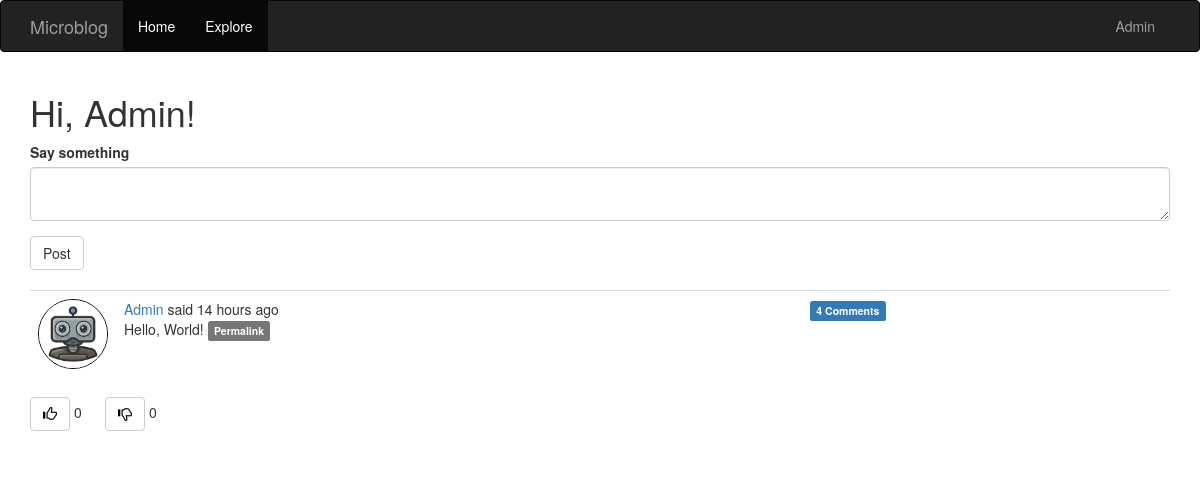
/blog (signed in), run on the app's committed database.
### app/models.py (models this page shows, shortened)
class User(UserMixin ,db.Model):
    id = db.Column(db.Integer, primary_key=True)
    username = db.Column(db.String(64), index=True, unique=True)
    email = db.Column(db.String(128), index=True, unique=True)
    password_hash = db.Column(db.String(128))
    posts = db.relationship('Post', backref='author', lazy='dynamic')
    about_me = db.Column(db.Text)
    image_file = db.Column(db.String(20), nullable=False, default='default.png')
    last_seen = db.Column(db.DateTime, default=datetime.utcnow)
    followed = db.relationship(
        'User', secondary=followers,
        primaryjoin=(followers.c.follower_id==id),
        secondaryjoin=(followers.c.followed_id==id),
        backref=db.backref('followers', lazy='dynamic'), lazy='dynamic')
    comments = db.relationship('Comment', backref='author', lazy='dynamic')
    liked = db.relationship(
        'PostLike',
        foreign_keys='PostLike.user_id',
        backref='user', lazy='dynamic')
    disliked = db.relationship(
        'PostDislike',
        foreign_keys='PostDislike.user_id',
        backref='user', lazy='dynamic')
    def has_liked_post(self, post):
        return PostLike.query.filter(
            PostLike.user_id == self.id,
            PostLike.post_id == post.id).count() > 0
    def has_disliked_post(self, post):
        return PostDislike.query.filter(
            PostDislike.user_id == self.id,
            PostDislike.post_id == post.id).count() > 0
    def followed_posts(self):
        followed = Post.query.join(
            followers, (followers.c.followed_id==Post.user_id)).filter(
                followers.c.follower_id==self.id)
        own = Post.query.filter_by(user_id=self.id)
        return followed.union(own).order_by(Post.timestamp.desc())

class Post(db.Model):
    id = db.Column(db.Integer, primary_key=True)
    body = db.Column(db.Text)
    timestamp = db.Column(db.DateTime, index=True, default=datetime.utcnow)
    user_id = db.Column(db.Integer, db.ForeignKey('user.id'))
    comments = db.relationship('Comment', backref='post', lazy='dynamic')
    likes = db.relationship('PostLike', backref='post', lazy='dynamic')
    dislikes = db.relationship('PostDislike', backref='post', lazy='dynamic')

### app/routes.py (the view)
@app.route("/", methods=['GET', 'POST'])
@app.route("/blog", methods=['GET', 'POST'])
@login_required
def blog():
    form = PostForm()
    if form.validate_on_submit():
        post = Post(body=form.post.data, author=current_user)
        db.session.add(post)
        db.session.commit()
        flash(_('Your post is now live!'))
        return redirect(url_for('blog'))
    page = request.args.get('page', 1, type=int)
    posts = current_user.followed_posts().paginate(
        page, app.config['POSTS_PER_PAGE'], False)
    next_url = url_for('blog', page=posts.next_num) \
        if posts.has_next else None
    prev_url = url_for('blog', page=posts.prev_num) \
        if posts.has_prev else None
    return render_template('blog.html', title='Home Page', form=form,
                            posts=posts.items, next_url=next_url,
                            prev_url=prev_url)

### app/forms.py
class PostForm(FlaskForm):
    post = TextAreaField(_l('Say something'), validators=[
        DataRequired(), Length(min=1, max=140)])
    submit = SubmitField(_l('Post'))

### app/models.py (called while the page is built)
@login.user_loader
def load_user(id):
    return User.query.get(int(id))

### app/routes.py (called while the page is built)
@app.before_request
def before_request():
    if current_user.is_authenticated:
        current_user.last_seen = datetime.utcnow()
        db.session.commit()

### app/templates/blog.html (shortened to what this page needs)
{% extends 'base.html' %}
{% import 'bootstrap/wtf.html' as wtf %}
{% block app_content %}
    <h1>{{ _('Hi, %(username)s!', username=current_user.username) }} </h1>
    {% if form %}
    {{ wtf.quick_form(form) }}
    <br>
    {% endif %}
    {% for post in posts %}
        {% include '_post.html' %}
        {% include '_like.html' %}
    {% endfor %}
{% endblock  %}

### app/templates/base.html (shortened to what this page needs)
{% extends 'bootstrap/base.html' %}
{% block navbar %}
    <nav class="navbar navbar-inverse">
        <div class="container">
            <div class="navbar-header">
                <a class="navbar-brand" href="{{url_for('blog') }}">Microblog</a>
            </div>
            <div class="collapse navbar-collapse" id="bs-example-navbar-collapse-1">
                <ul class="nav navbar-nav">
                    <li class="active"><a href="{{ url_for('blog') }}">{{ _('Home') }}</a></li>
                    <li class="active"><a href="{{ url_for('explore') }}">{{ _('Explore') }}</a></li>
                </ul>
                <ul class="nav navbar-nav navbar-right">
                    {% if current_user.is_anonymous %}
                    <li><button type="submit" class="btn btn-default"><a href="{{ url_for('login') }}">{{ _('Sign in') }}</a></button></li>
                    {% else %}
                    <li class="dropdown">
                        <a href="#" class="dropdown-toggle" data-toggle="dropdown" role="button" aria-haspopup="true" aria-expanded="false">{{ current_user.username }}</a>
                    </div>
                    {% endif %}
            </div>
    </nav>
{% endblock  %}
{% block content %}
    <div class="container">
        {% block app_content %}{% endblock  %}
{% endblock  %}

### app/templates/_post.html (shortened to what this page needs)
<table class="table table-hover">
    <tr>
        <td width="70px">
            <a href="{{ url_for('user', username=post.author.username) }}">
                <img src="{{ url_for('static', filename='avatars/' + post.author.image_file) }}" class="img-circle" width="70" height="70" style="border:1px solid black">
            </a>
        </td>
        <td>
            {{ _('%(username)s said %(when)s', username=user_link, when=moment(post.timestamp).fromNow()) }}
            <br>
            {{ post.body }}
            <a href="{{ url_for('post', id=post.id) }}">
                <span class="label label-default">Permalink</span>
            </a>
        </td>
        <td>
            <a href="{{ url_for('post', id=post.id) }}#comments">
                <span class="label label-primary">{{ post.comments.count()}} Comments</span>
            </a>
        </td>
    </tr>
</table>

### app/templates/_like.html
<table>
    <tr>
        <td width='75px'>
            {% if current_user.has_liked_post(post) %}
            <a href="{{ url_for('like_action', post_id=post.id, action='unlike') }}" title="You're liked this post">
                <button type="button" class="btn btn-default" aria-label="Left Align">
                    <span class="glyphicon glyphicon-thumbs-up" style="color:blue" aria-hidden="true"></span>
                </button>
            </a>
            {% else %}
            <a href="{{ url_for('like_action', post_id=post.id, action='like') }}">
                <button type="button" class="btn btn-default" aria-label="Left Align">
                    <span class="glyphicon glyphicon-thumbs-up" style="color:black" aria-hidden="true"></span>
                </button>
            </a>
        {% endif %}
        {{ post.likes.count() }}
        </td>
        <td width='75px'>
            {% if current_user.has_disliked_post(post) %}
            <a href="{{ url_for('like_action', post_id=post.id, action='undislike') }}" title="You're disliked this post">
                <button type="button" class="btn btn-default" aria-label="Left Align">
                    <span class="glyphicon glyphicon-thumbs-down" style="color:blue" aria-hidden="true"></span>
                </button>
            </a>
            {% else %}
            <a href="{{ url_for('like_action', post_id=post.id, action='dislike') }}">
                <button type="button" class="btn btn-default" aria-label="Left Align">
                    <span class="glyphicon glyphicon-thumbs-down" style="color:black" aria-hidden="true"></span>
                </button>
            </a>
        {% endif %}
        {{ post.dislikes.count() }}
        </td>
    </tr>
</table>

### data on the page
User: username "Admin"
Post: image_file (placeholder picture), body "Hello, World!", comments.count "4", likes.count "0", dislikes.count "0"
